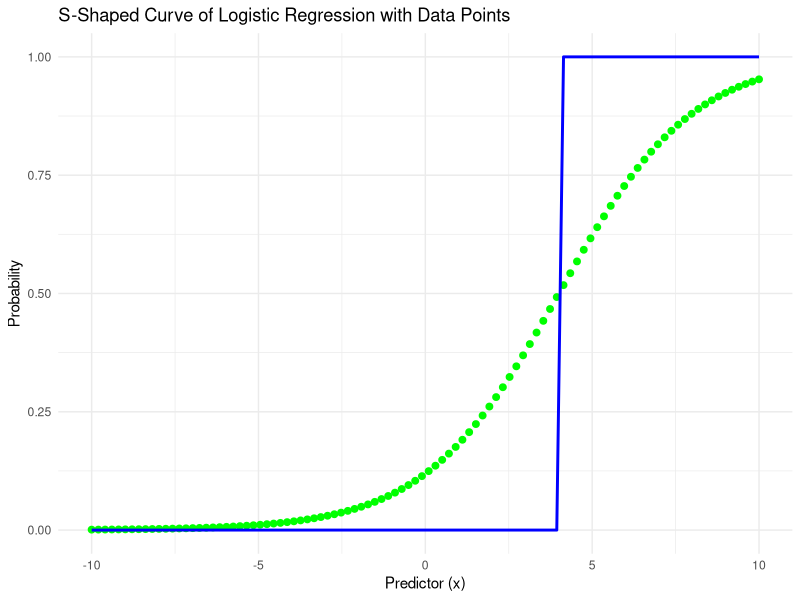

The R script that drew this image:
library(ggplot2)

# Set seed for reproducibility
set.seed(123)

# Create data
data <- data.frame(
  x = seq(-10, 10, length.out = 100)
)

# True probabilities using logistic function
data$true_prob <- 1 / (1 + exp(-(-2 + 0.5 * data$x)))

# Outcome based on true probability
data$outcome <- ifelse(data$true_prob > 0.5, 1, 0)

# Fit logistic regression model
model <- glm(outcome ~ x, data = data, family = binomial)

# Predict probabilities from the model
data$predicted_prob <- predict(model, type = "response")

# Plot true probabilities and predicted probabilities
ggplot(data, aes(x = x, y = true_prob)) +
  geom_point(color = 'green', size = 2) +
  geom_line(aes(y = predicted_prob), color = 'blue', linewidth = 1) +
  labs(
    title = "S-Shaped Curve of Logistic Regression with Data Points",
    x = "Predictor (x)",
    y = "Probability"
  ) +
  theme_minimal()
